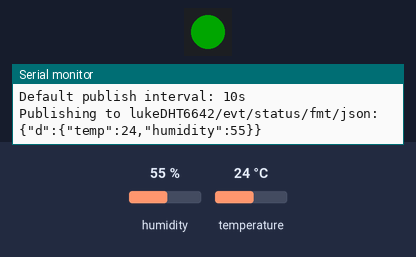
Bench run of a sketch on a simulated ESP32-C3. Parts: 1 RGB LEDs in strip order, left to right, the last lines printed to the serial monitor. Inputs (shaded band) come from the test bench; at power-on: temperature 24 °C, humidity 55 %. Dim RGB values are drawn brighter than linear; WiFi joins after 1.5 s; servers stay silent unless stated; no MQTT or app messages arrive unless stated.

Above: at 10.6 s.
10.7 s: temperature set to 28 °C
At 21.1 s:
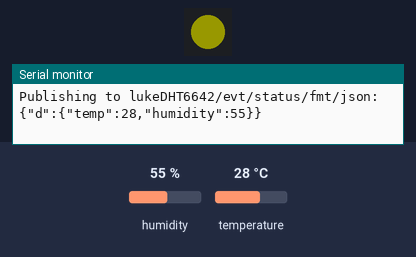
21.5 s: temperature set to 33 °C
At 31.2 s:
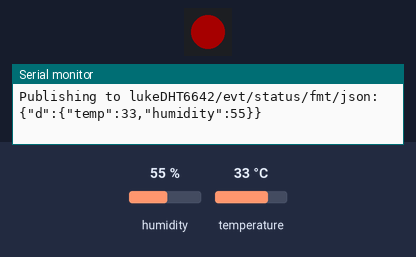
31.5 s: temperature set to 1 °C
At 40.7 s:
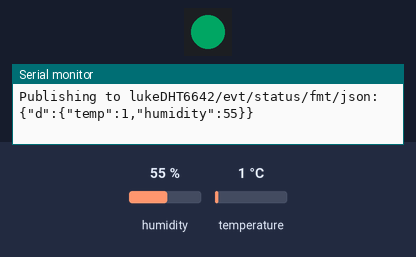
44.5 s: temperature set to 12 °C
At 51.1 s:
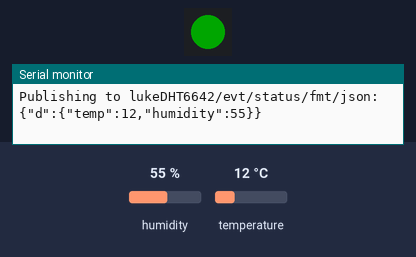
Timing chart, 0 to 52.6 s (numbered marks = the images above; inputs shaded):
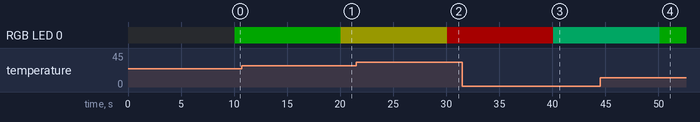

Measured:
- after the input at 10.7 s, RGB LED 0: RGB(0, 40, 0) → RGB(24, 24, 0) after 9.4 s
- after the input at 21.5 s, RGB LED 0: RGB(24, 24, 0) → RGB(40, 0, 0) after 8.6 s
- after the input at 31.5 s, RGB LED 0: RGB(40, 0, 0) → RGB(0, 40, 24) after 8.6 s
- after the input at 44.5 s, RGB LED 0: RGB(0, 40, 24) → RGB(0, 40, 0) after 5.6 s

The sketch:

part3.ino
```cpp
// ------ Libraries ----------------

#include <WiFi.h>
#include <Adafruit_NeoPixel.h>
#include <DHT.h>
#include <ArduinoJson.h>
#include <PubSubClient.h>


// ----------------------------- CONFIG ---------------------------------
#define RGB_PIN 5  // ESP32-C3: make sure this is a free GPIO
#define DHT_PIN 6
#define DHTTYPE DHT11
#define NEOPIXEL_TYPE (NEO_GRB + NEO_KHZ800)

#define ALARM_COLD 0.0
#define ALARM_HOT 30.0
#define WARN_COLD 10.0
#define WARN_HOT 25.0

// WiFi
const char* ssid = "devolo-875";
const char* pass = "FWHMGSHUNQKBJKLW";
//const char* ssid = "iPhone";
//const char* pass = "lukecheese";

// MQTT connection details
#define MQTT_HOST "broker.mqtt.cool"
#define MQTT_PORT 1883
#define MQTT_DEVICEID "lukeDHT6642"
#define MQTT_USER ""   // no need for authentication, for now
#define MQTT_TOKEN ""  // no need for authentication, for now
#define MQTT_TOPIC "lukeDHT6642/evt/status/fmt/json"
#define MQTT_TOPIC_INTERVAL "iot-2/type/ESP8266/id/dev01/cmd/interval/fmt/json"
#define MQTT_TOPIC_DISPLAY "lukeDHT6642/evt/status/fmt/json"

// MQTT objects
void callback(char* topic, byte* payload, unsigned int length);
WiFiClient wifiClient;
PubSubClient mqtt(MQTT_HOST, MQTT_PORT, callback, wifiClient);

// ----------------------------- GLOBALS --------------------------------
Adafruit_NeoPixel pixel(1, RGB_PIN, NEOPIXEL_TYPE);
DHT dht(DHT_PIN, DHTTYPE);

// Roomier JSON buffer; roomier char buffer
StaticJsonDocument<256> jsonDoc;
JsonObject payload = jsonDoc.to<JsonObject>();
JsonObject status = payload.createNestedObject("d");
static char msg[160];

// reporting interval
volatile uint16_t g_publishInterval = 10;
// track last publish time so interval changes take effect immediately
volatile unsigned long g_lastPublishMs = 0;

// temp and humidity vars
float h = NAN;
float t = NAN;

// ----------------------------- HELPERS --------------------------------
void logln(const String& s) {
  // Use UART0 (same port you used in Option A)
  // C3 UART0: RX=GPIO20, TX=GPIO21
  Serial0.println(s);
}

// Print reasons if WiFi fails
void printWiFiStatus(){
  wl_status_t st = WiFi.status();
  Serial0.print("WiFi status: ");
  Serial0.println((int)st);
}

void callback(char* topic, byte* payload, unsigned int length) {
  // Detailed logging of incoming MQTT message
  Serial0.print("Message arrived [");
  Serial0.print(topic);
  Serial0.print("] len=");
  Serial0.print(length);
  Serial0.print(" : ");

  // Copy payload to a safe, null-terminated buffer (avoid writing past provided memory)
  char buf[128];
  size_t copyLen = (length < sizeof(buf) - 1) ? length : (sizeof(buf) - 1);
  memcpy(buf, payload, copyLen);
  buf[copyLen] = '\0';
  if (copyLen != length) {
    Serial0.print("(truncated) ");
  }
  Serial0.println(buf);

  // Handle interval command topic
  if (strcmp(topic, MQTT_TOPIC_INTERVAL) == 0) {
    StaticJsonDocument<64> doc;
    DeserializationError err = deserializeJson(doc, buf);
    if (!err) {
      uint16_t v = g_publishInterval;
      if (doc.containsKey("Interval")) {
        v = doc["Interval"].as<uint16_t>();
      } else if (doc.containsKey("interval")) {
        v = doc["interval"].as<uint16_t>();
      } else if (doc.is<uint16_t>()) {
        // support bare numeric payload like: 5
        v = doc.as<uint16_t>();
      }
      // Clamp to sane bounds (2s .. 3600s)
      if (v < 2) v = 2;
      if (v > 3600) v = 3600;
      if (v != g_publishInterval) {
        g_publishInterval = v;
        // Apply starting now: reset last publish timestamp so the next send waits the new interval
        g_lastPublishMs = millis();
        Serial0.print("Updated publish interval to: ");
        Serial0.print(g_publishInterval);
        Serial0.println("s (takes effect now)");
      } else {
        Serial0.print("Interval unchanged (still ");
        Serial0.print(g_publishInterval);
        Serial0.println("s)");
      }
    } else {
      Serial0.print("Interval JSON error: ");
      Serial0.println(err.c_str());
    }
  }
}

void setup() {
  // ---- Serial0 on UART0 (keep using the same cable/port you already opened)
  Serial0.begin(115200, SERIAL_8N1, 20, 21);
  delay(1000);
  logln("");
  logln("ESP32-C3 Sensor Application");

  // ---- WiFi
  WiFi.mode(WIFI_STA);
  WiFi.begin(ssid, pass);
  logln("Connecting to WiFi...");
  unsigned long start = millis();
  const unsigned long WIFI_TIMEOUT = 20000;  // 20s
  while (WiFi.status() != WL_CONNECTED && (millis() - start) < WIFI_TIMEOUT) {
    delay(500);
    Serial0.print(".");
  }
  Serial0.println("");

  if (WiFi.status() == WL_CONNECTED) {
    logln("WiFi connected: " + WiFi.localIP().toString());
  } else {
    logln("WiFi connect FAILED (continuing without network)");
  }

  // ---- Sensors / LED
  dht.begin();
  pixel.begin();
  pixel.setBrightness(40);               // tame brightness for a single LED
  pixel.show();                          // initialize to 'off'
  mqtt.setServer(MQTT_HOST, MQTT_PORT);  // ensure server is set

  // Connect to MQTT broker
  if (mqtt.connect(MQTT_DEVICEID, MQTT_USER, MQTT_TOKEN)) {
    Serial0.println("MQTT Connected");
    if (mqtt.subscribe(MQTT_TOPIC_DISPLAY)) {
      Serial0.print("Subscribed to status topic: ");
      Serial0.println(MQTT_TOPIC_DISPLAY);
    } else {
      Serial0.println("Failed to subscribe to status topic");
    }
    if (mqtt.subscribe(MQTT_TOPIC_INTERVAL)) {
      Serial0.print("Subscribed to interval topic: ");
      Serial0.println(MQTT_TOPIC_INTERVAL);
    } else {
      Serial0.println("Failed to subscribe to interval topic");
    }
  } else {
    Serial0.println("MQTT Failed to connect!");
    ESP.restart();
  }

  Serial0.print("Default publish interval: ");
  Serial0.print(g_publishInterval);
  Serial0.println("s");
}

void setLed(float tempC) {
  // Compute colors
  uint8_t b = (tempC < ALARM_COLD) ? 255 : ((tempC < WARN_COLD) ? 150 : 0);
  uint8_t r = (tempC >= ALARM_HOT) ? 255 : ((tempC > WARN_HOT) ? 150 : 0);
  uint8_t g = (tempC > ALARM_COLD) ? ((tempC <= WARN_HOT) ? 255 : ((tempC < ALARM_HOT) ? 150 : 0)) : 0;
  pixel.setPixelColor(0, r, g, b);
  pixel.show();
}

void loop() {
  // use global last publish time so callback can reset schedule immediately
  mqtt.loop();

  // Reconnect if needed (non-blocking quick attempt)
  if (!mqtt.connected()) {
    Serial0.print("Attempting MQTT reconnect...");
    if (mqtt.connect(MQTT_DEVICEID, MQTT_USER, MQTT_TOKEN)) {
      Serial0.println("reconnected");
      mqtt.subscribe(MQTT_TOPIC_DISPLAY);
      mqtt.subscribe(MQTT_TOPIC_INTERVAL);
    } else {
      Serial0.println("failed");
    }
  }

  // Publish according to dynamic interval
  unsigned long now = millis();
  if (now - g_lastPublishMs >= (unsigned long)g_publishInterval * 1000UL) {
    g_lastPublishMs = now;

    h = dht.readHumidity();
    t = dht.readTemperature(); // Celsius

    if (isnan(h) || isnan(t)) {
      logln("Failed to read from DHT sensor!");
    } else {
      setLed(t);
      status["temp"] = t;
      status["humidity"] = h;
      size_t n = serializeJson(jsonDoc, msg, sizeof(msg));
      if (n == 0) {
        logln("JSON serialize overflow; increase buffer sizes.");
      } else {
        Serial0.print("Publishing to ");
        Serial0.print(MQTT_TOPIC);
        Serial0.print(": ");
        Serial0.println(msg);
        if (!mqtt.publish(MQTT_TOPIC, msg)) {
          Serial0.println("MQTT Publish failed");
        }
      }
    }
  }

  // Small delay to avoid a tight loop; still responsive to MQTT
  delay(50);
}
```
